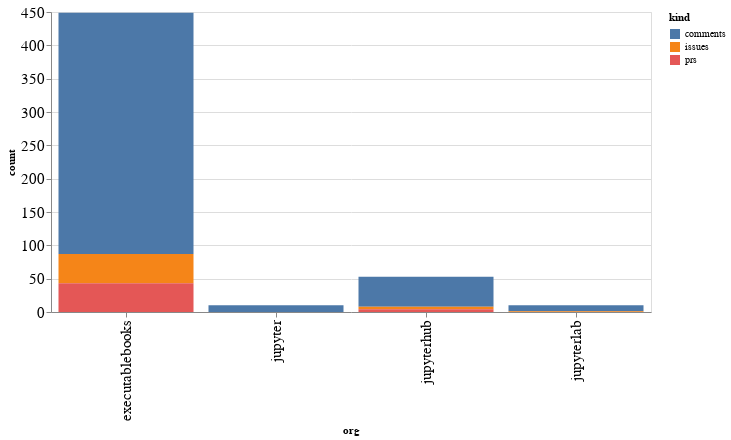

Notebook code cell kept with this figure:
### Code cell
alt.Chart(org_summaries, width=600).mark_bar().encode(
    x='org',
    y='count',
    color='kind',
    tooltip="org"
)

### Figure 1 — Vega-Lite specification as saved in the notebook (floating-point values rounded to 4 significant figures)
{"config": {"axisLeft": {"labelFontSize": 15}, "axisBottom": {"labelFontSize": 15}}, "data": {"name": "data-e36a8581d57b7c086a4114185ad1bf79"}, "mark": "bar", "encoding": {"color": {"type": "nominal", "field": "kind"}, "tooltip": {"type": "nominal", "field": "org"}, "x": {"type": "nominal", "field": "org"}, "y": {"type": "quantitative", "field": "count"}}, "width": 600, "$schema": "https://vega.github.io/schema/vega-lite/v4.8.1.json", "datasets": {"data-e36a8581d57b7c086a4114185ad1bf79": [{"org": "executablebooks", "kind": "comments", "count": 362}, {"org": "executablebooks", "kind": "issues", "count": 44}, {"org": "executablebooks", "kind": "prs", "count": 43}, {"org": "jupyter", "kind": "comments", "count": 10}, {"org": "jupyterhub", "kind": "comments", "count": 45}, {"org": "jupyterhub", "kind": "issues", "count": 4}, {"org": "jupyterhub", "kind": "prs", "count": 4}, {"org": "jupyterlab", "kind": "comments", "count": 9}, {"org": "jupyterlab", "kind": "issues", "count": 1}]}}
